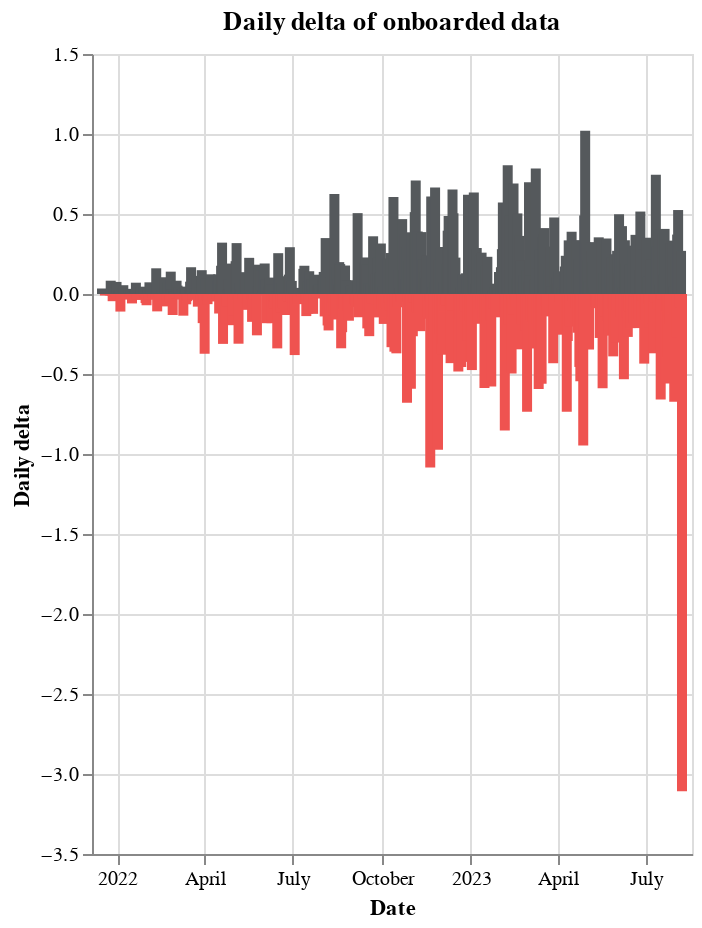

Write notebook code for a chart like this one.
### Code cell
df["delta"] = df["onboarded_tibs"].diff()

# Color negative values red
alt.Chart(df).mark_bar().encode(
    x=alt.X("date:T", title="Date"),
    y=alt.Y("delta:Q", title="Daily delta"),
    color=alt.condition(
        alt.datum.delta > 0,
        alt.value("#55595c"),  # The positive color
        alt.value("#ef5350"),  # The negative color
    ),
    tooltip=["date:T", "delta:Q"],
).properties(
    width="container",
    height=400,
    title="Daily delta of onboarded data",
).interactive(
    bind_y=False
)

### Figure 1 — Vega-Lite specification as saved in the notebook (floating-point values rounded to 4 significant figures; data arrays with more than 128 entries replaced by an {"elided": "..."} marker saying what was removed)
{"config": {"view": {"continuousWidth": 300, "continuousHeight": 300}}, "data": {"name": "data-b248bbea36c161a0c8ef7ee466383840"}, "mark": {"type": "bar"}, "encoding": {"color": {"condition": {"test": "(datum.delta > 0)", "value": "#55595c"}, "value": "#ef5350"}, "tooltip": [{"field": "date", "type": "temporal"}, {"field": "delta", "type": "quantitative"}], "x": {"field": "date", "title": "Date", "type": "temporal"}, "y": {"field": "delta", "title": "Daily delta", "type": "quantitative"}}, "height": 400, "params": [{"name": "param_2", "select": {"type": "interval", "encodings": ["x"]}, "bind": "scales"}], "title": "Daily delta of onboarded data", "width": "container", "$schema": "https://vega.github.io/schema/vega-lite/v5.8.0.json", "datasets": {"data-b248bbea36c161a0c8ef7ee466383840": {"elided": "601 records"}}}
